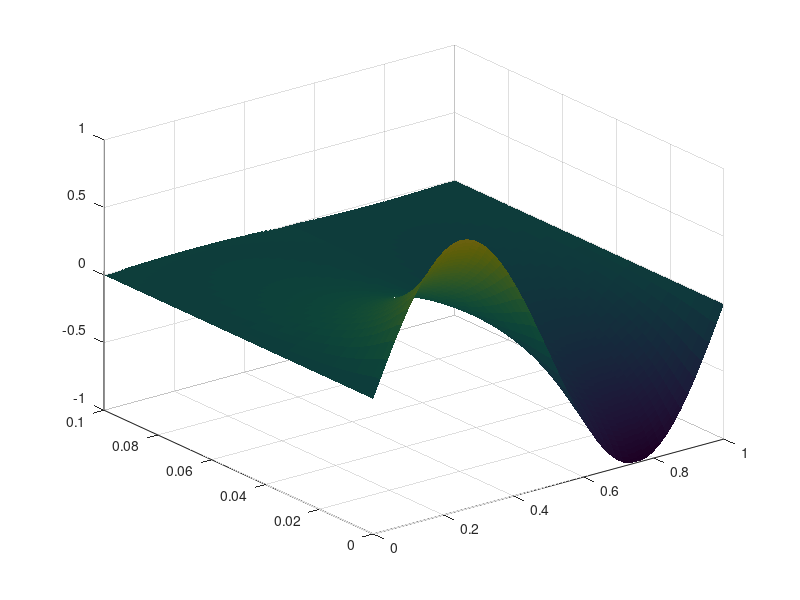

MATLAB code for this plot: (Note: this script raises an error after producing the figure.)
%---------------------------------------------------------------
%    use the explicit scheme to solve the equation
%    u_t(x,t) = (a(u)u)_x(x,t),          xl = 0 < x < xr = 1, 0 < t < tf = 0.1
%    u(x,0) = f(x) = sin(2xpi),                   
%    u(0,t) = u(1,t) = 0.
%
%    Where we assume that there exists constants a_1 and a_2 s.t. 
%    0 < a_1 < a(u) < a_2
%    
%    and let a(u) be defined by,
%    a(u) = (1+2u^2)/(1+u^2).
%  
%    then we solve this program by the explicit scheme:
%    u(n,m+1) = u(n,m)+mu*(((2*u(n,m)*(u(n+1,m)-u(n,m))^2)/(1+(u(n,m)^2))^2)+((1+2*u(n,m)^2)*(u(n+1,m)-2*u(n,m)+u(n-1,m))/(1+u(n,m)^2)))
%---------------------------------------------------------------
clear all;                 % clear all variables in memory
close all;

xl=0; xr=1;                 % x domain [xl,xr]
N = 50;                     % N: number of mesh points for x
dx = (xr-xl) /(N-1);        % dx: mesh size
dt=0.0001;    				% dt: time step size
tmax = 0.1;                 % final simulation time
mu = dt/(dx)^2;				
Nt=round(tmax/dt);          % Nt: number of time steps

% Evaluate the initial conditions
x = xl : dx : xr;       	% generate the grid point       
f = sin(pi*2*x);  

% store the solution at all grid points for all time steps
u = zeros(N,Nt);   
u(:,1)=f(:);

% Find the approximate solution at each time step
for m = 1:Nt
    t = m*dt; 
    % boundary condition at left side        
    gl = 0;   
    % boundary condition at right side
    gr = 0;  
    for n=2:N-1    
      u(n,m+1)=u(n,m)+mu*(((2*u(n,m)*(u(n+1,m)-u(n,m))^2)/(1+(u(n,m)^2))^2)+((1+2*u(n,m)^2)*(u(n+1,m)-2*u(n,m)+u(n-1,m))/(1+u(n,m)^2)));
    end
       u(1,m+1) = gl;   
       u(N,m+1) = gr; 
end

% Plotting the result
tt = 0 : dt : Nt*dt;
figure(1)
surf(x,tt, u','EdgeColor','none');     
camlight left;
lighting phong
xlabel('x')
ylabel('t')
zlabel('u')
title('Numerical solution of 1-D nonlinear heat equation')
rotate3d on

% Animation
m1=VideoWriter('nonlinear.avi');
open(m1);
for m=1: round(Nt/300): Nt
    uu=u(:,m)';
    figure(2);
    plot(x,uu);
    xlim([0,0.5]);
    ylim([0,1]);
    xlabel('x')
    ylabel('u')
    t=m*dt;
    title(sprintf('t=%5.2f',t))
    frame=getframe;
    writeVideo(m1,frame);
    drawnow
    pause(0.1);
end
close(m1)
